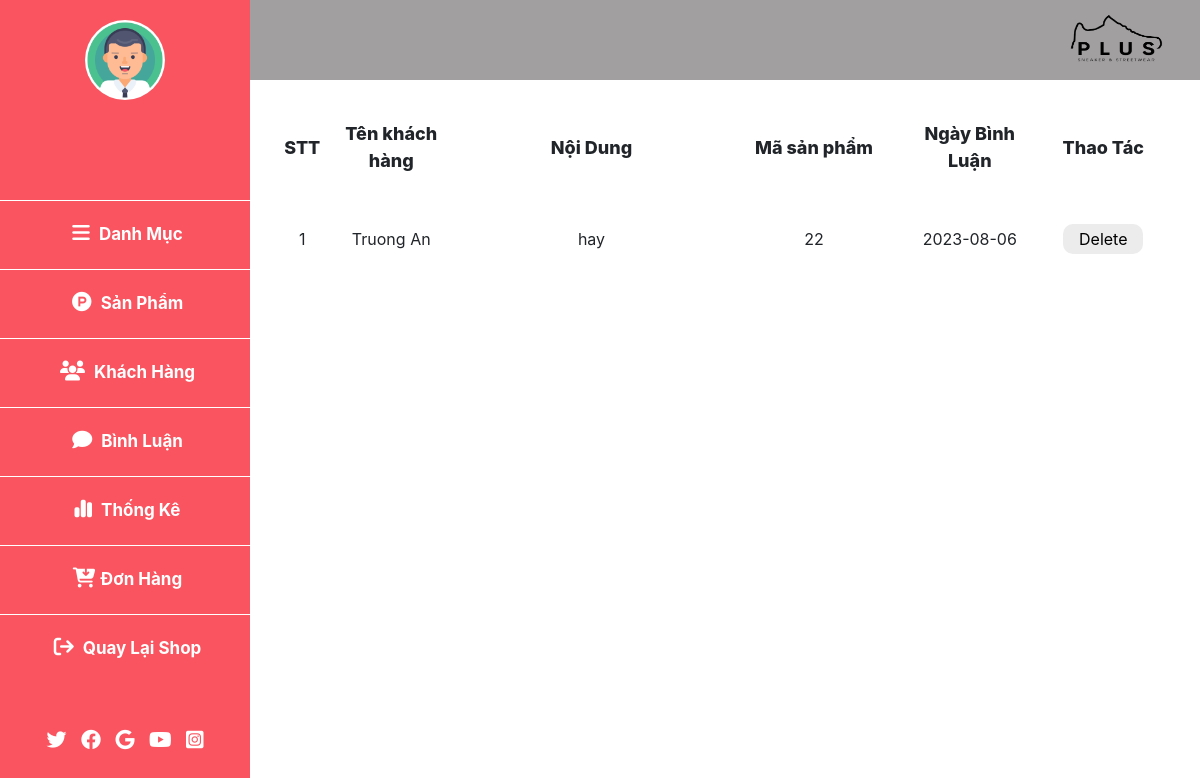
Page /admin/index.php?btn=page_bl on the committed database.
### tables this page shows
CREATE TABLE `binh_luan` (
  `ma_bl` int(10) NOT NULL,
  `noi_dung` varchar(300) NOT NULL,
  `ma_sp` int(10) NOT NULL,
  `ma_tk` int(10) NOT NULL,
  `ngay_bl` date NOT NULL
);

CREATE TABLE `tai_khoan` (
  `ma_tk` int(10) NOT NULL,
  `ho_ten` varchar(100) NOT NULL,
  `email` varchar(100) NOT NULL,
  `mat_khau` varchar(32) NOT NULL,
  `sdt` varchar(11) NOT NULL,
  `ngay_sinh` date NOT NULL,
  `dia_chi` varchar(200) NOT NULL,
  `vai_tro` int(10) NOT NULL
);

### model/pdo.php (called while the page is built, shortened)
<?php
if (!function_exists('pdo_get_connection')) {
    function pdo_get_connection()
    {
        $dburl = "mysql:host=localhost;dbname=project_duan1;charset=utf8";
        $username = 'root';
        $password = '';
        $conn = new PDO($dburl, $username, $password);
        $conn->setAttribute(PDO::ATTR_ERRMODE, PDO::ERRMODE_EXCEPTION);
        return $conn;
    }
}
if (!function_exists('pdo_query')) {
    function pdo_query($sql)
    {
        $sql_args = array_slice(func_get_args(), 1);
        try {
            $conn = pdo_get_connection();
            $stmt = $conn->prepare($sql);
            $stmt->execute($sql_args);
            $rows = $stmt->fetchAll();
            return $rows;
        } catch (PDOException $e) {
            throw $e;
        } finally {
            unset($conn);
        }
    }
}

### model/binhluan.php (called while the page is built, shortened)
<?php
if (!function_exists('loadall_binhluan')) {
    function loadall_binhluan($idsp)
    {
        $sql = "SELECT * FROM `binh_luan`
        join `tai_khoan` on `binh_luan`.`ma_tk` = `tai_khoan`.`ma_tk`
        ";
        $binhluan = pdo_query($sql);
        return $binhluan;
    }
}

### admin/comment/list_bl.php (the view, shortened to what this page needs)
<main>
    <div class="logo">
        <img src="../img/image(1269)_preview_rev_1 (1).png" alt="">
    </div>
    <div class="content">
        <div class="content-product">
            <div style="width: 5%;" class="product-title">STT</div>
            <div style="width: 15%;" class="product-title">Tên khách hàng</div>
            <div style="width: 30%;" class="product-title">Nội Dung</div>
            <div style="width: 20%;" class="product-title">Mã sản phẩm</div>
            <div style="width: 15%;" class="product-title">Ngày Bình Luận</div>
            <div style="width: 15%;" class="product-title">Thao Tác</div>
        </div>
        <?php
        $i = 1;
        foreach ($tk_bl as $bl) {
            ?>
            <div class="content-product">
                <div style="width: 5%;" class="product-items">
                    <?= $i ?>
                </div>
                <div style="width: 15%;" class="product-items">
                    <?= $bl['ho_ten'] ?>
                </div>
                <div style="width: 30%;" class="product-items">
                    <?= $bl['noi_dung'] ?>
                </div>
                <div style="width: 20%;" class="product-items">
                    <?= $bl['ma_sp'] ?>
                </div>
                <div style="width: 15%;" class="product-items">
                    <?= $bl['ngay_bl'] ?>
                </div>
                <div style="width: 15%;" class="product-items">
                    <a onclick="return confirm('Bạn có thực sự muốn xóa');"
                        href="index.php?btn=del_bl&id=<?= $bl['ma_bl'] ?>">
                        <input type="button" value="Delete" class="operation"></a>
                </div>
            </div>
            <?php
            $i++;
        }
        ?>
    </div>
</main>
</div>

### css/admin.css (style rules this page uses)
* { box-sizing: border-box; margin: 0; }
main { width: 100%; background-color: white; margin-left: 250px; }
.logo { display: flex; justify-content: end; width: 100%; background-color: #a19f9f; height: 80px; }
.logo img { width: 170px; height: 100%; }
.content-product { margin: 20px 30px; display: flex; align-items: center; }
.product-title { text-align: center; font-size: 18px; font-weight: 800; padding: 10px 0; }
.content-product { text-align: center; padding: 10px 0; }
.product-items .operation { width: 80px; height: 30px; border-radius: 10px; border: none; background-color: #ececec; transition: 0.3s ease-in; }

### rows in the picture
binh_luan: ma_tk.ho_ten "Truong An", noi_dung "hay", ma_sp "22", ngay_bl "2023-08-06"
